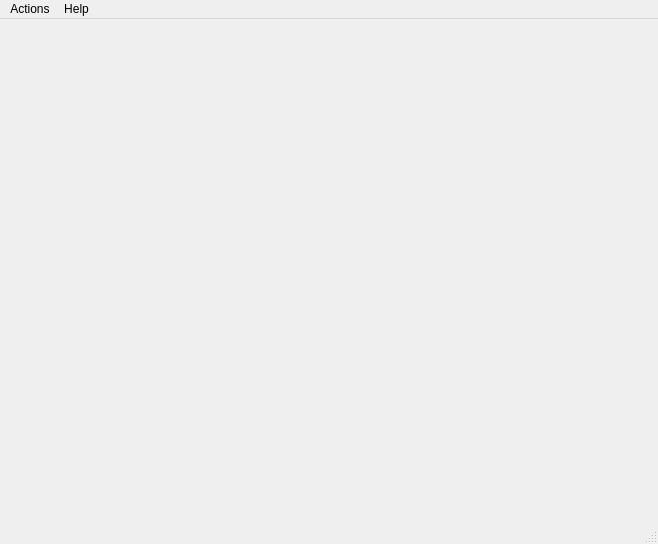
<?xml version="1.0" encoding="UTF-8"?>
<ui version="4.0">
 <class>mainWindow</class>
 <widget class="QMainWindow" name="mainWindow">
  <property name="geometry">
   <rect>
    <x>0</x>
    <y>0</y>
    <width>658</width>
    <height>544</height>
   </rect>
  </property>
  <property name="windowTitle">
   <string>MainWindow</string>
  </property>
  <widget class="QWidget" name="centralwidget">
   <widget class="QWidget" name="gridLayoutWidget">
    <property name="geometry">
     <rect>
      <x>0</x>
      <y>0</y>
      <width>651</width>
      <height>491</height>
     </rect>
    </property>
    <layout class="QGridLayout" name="gridLayout"/>
   </widget>
  </widget>
  <widget class="QMenuBar" name="menubar">
   <property name="geometry">
    <rect>
     <x>0</x>
     <y>0</y>
     <width>658</width>
     <height>23</height>
    </rect>
   </property>
   <widget class="QMenu" name="menuActions">
    <property name="title">
     <string>Actions</string>
    </property>
    <widget class="QMenu" name="menuSet_all_traffic_to">
     <property name="title">
      <string>Set all traffic to</string>
     </property>
     <addaction name="actionRandom"/>
     <addaction name="actionBit_complement"/>
     <addaction name="actionBit_reverse"/>
     <addaction name="actionBit_rotation"/>
     <addaction name="actionTranspose"/>
     <addaction name="actionShuffle"/>
     <addaction name="actionManual"/>
    </widget>
    <addaction name="actionCreate_new_Configuration"/>
    <addaction name="actionConfigure_PEs"/>
    <addaction name="menuSet_all_traffic_to"/>
    <addaction name="actionCreate_Files"/>
    <addaction name="actionPatch_Files"/>
    <addaction name="actionQuit"/>
   </widget>
   <widget class="QMenu" name="menuHelp">
    <property name="title">
     <string>Help</string>
    </property>
    <addaction name="actionAbout"/>
   </widget>
   <addaction name="menuActions"/>
   <addaction name="menuHelp"/>
  </widget>
  <widget class="QStatusBar" name="statusbar"/>
  <action name="actionAbout">
   <property name="text">
    <string>About</string>
   </property>
  </action>
  <action name="actionCreate_Files">
   <property name="text">
    <string>3)Create Files</string>
   </property>
  </action>
  <action name="actionRandom">
   <property name="text">
    <string>random</string>
   </property>
  </action>
  <action name="actionBit_complement">
   <property name="text">
    <string>bit_complement</string>
   </property>
  </action>
  <action name="actionBit_reverse">
   <property name="text">
    <string>bit_reverse</string>
   </property>
  </action>
  <action name="actionBit_rotation">
   <property name="text">
    <string>bit_rotation</string>
   </property>
  </action>
  <action name="actionTranspose">
   <property name="text">
    <string>transpose</string>
   </property>
  </action>
  <action name="actionShuffle">
   <property name="text">
    <string>shuffle</string>
   </property>
  </action>
  <action name="actionSafe_Configutation">
   <property name="text">
    <string>Save Configutation</string>
   </property>
  </action>
  <action name="actionQuit">
   <property name="text">
    <string>Quit</string>
   </property>
  </action>
  <action name="actionCreate_new_Configuration">
   <property name="text">
    <string>1)Create Mesh Configuration</string>
   </property>
  </action>
  <action name="actionConfigure_PEs">
   <property name="text">
    <string>2)Configure PEs</string>
   </property>
  </action>
  <action name="actionManual">
   <property name="text">
    <string>manual</string>
   </property>
  </action>
  <action name="actionPatch_Files">
   <property name="text">
    <string>4)Patch Files</string>
   </property>
  </action>
 </widget>
 <resources/>
 <connections>
  <connection>
   <sender>actionQuit</sender>
   <signal>triggered()</signal>
   <receiver>mainWindow</receiver>
   <slot>close()</slot>
   <hints>
    <hint type="sourcelabel">
     <x>-1</x>
     <y>-1</y>
    </hint>
    <hint type="destinationlabel">
     <x>328</x>
     <y>271</y>
    </hint>
   </hints>
  </connection>
 </connections>
</ui>
